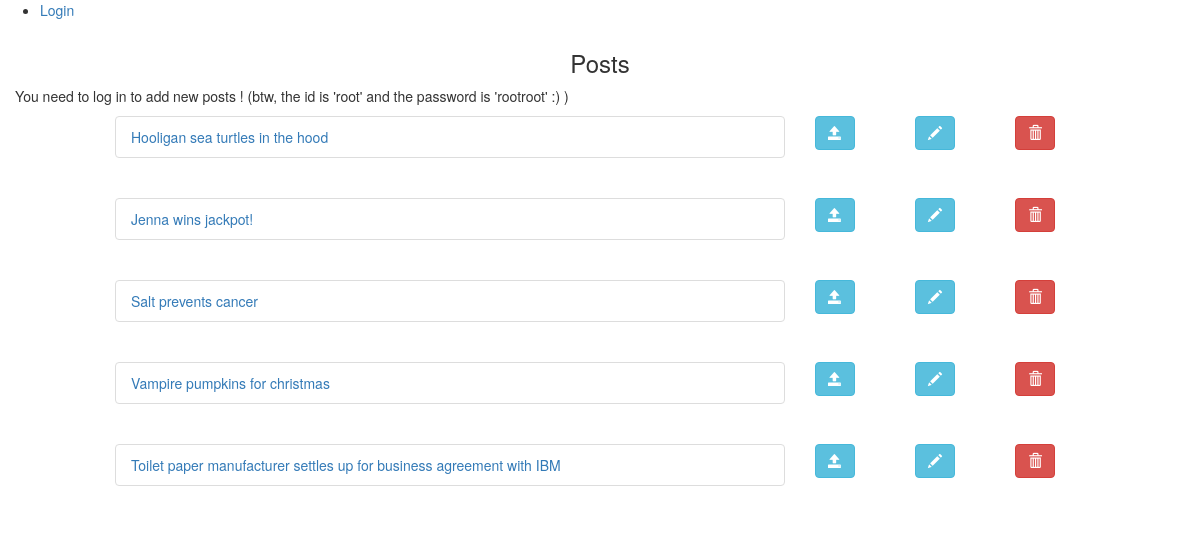
The page / on the database its author committed.
### Crud_tp/models.py (models this page shows, shortened)
class Post(models.Model):
    title = models.CharField(max_length=120, help_text='title of message.')
    message = models.TextField(help_text="what's on your mind ...")

### Crud_tp/views.py (the view)
# urls.py: path('', views.IndexView.as_view(), name='index'),
class IndexView(ListView):
 template_name='Crud_tp/index.html'
 context_object_name = 'post_list'
 def get_queryset(self):
  return Post.objects.all()

### Crud_tp/templates/Crud_tp/index.html (shortened to what this page needs)
{% extends 'Crud_tp/base.html' %}
{% block content %}
<div class="container-fluid">
 <div class="row">
  <div class="col-md-1 col-xs-1 col-sm-1"></div>
   <div  class="col-md-10 col-xs-10 col-sm-10">
    <h3 class="round3" style="text-align:center;">Posts</h3>
  </div>
  <div class="col-md-1 col-xs-1 col-sm-1"></div>
 </div>
  {% if user.is_authenticated %}
    <div class="row">
     <div class="col-md-10 col-xs-10 col-sm-10">
      <p> Welcome <bold> {{ user.get_username }} </bold> ! </br>
           => CREATE A POST : Feel free to add new fabulous posts by clicking on the green button :) </br>
           => READ A POST : Click on the title of the post to read a post </br>
           => EDIT A POST : Click on the pen icon to edit a post</br>
           => DELETE A POST : Click on the red garbage icon to delete a post</br></br></br>
        <em> => This website was brought to you by : an angsty student, a handy tutorial and some mozilla documentation</em>
      </p>
     </div>
     <div class="col-md-2 col-xs-1 col-sm-1">
      <br/>
               <a href="{% url 'post' %}">
                 <button type="button" class="btn btn-success">
                   <span class="glyphicon glyphicon-plus"></span>
                 </button>
               </a>
     </div>
    </div>
    <br/>
    {% else %}
     <div class="row">
        <div class="col-md-10  col-xs-10 col-sm-10">
          <p>You need to log in to add new posts ! (btw, the id is 'root' and the password is 'rootroot' :) )</p>
        </div>
     </div>
   {% endif %}
 {% for post in post_list %}
  <div class="row">
   <div class="col-md-1 col-xs-1 col-sm-1"></div>
   <div class="col-md-7 col-xs-7 col-sm-7">
    <ul class="list-group">
       <li class="list-group-item ">
     <a href="{% url 'detail' post.pk %}">{{ post.title }}</a>
    </li>
     </ul>
    <br>
   </div>
   <div class="col-md-1 col-xs-1 col-sm-1">
    <a href="{% url 'detail' post.pk %}">
     <button type="button" class="btn btn-info">
      <span class="glyphicon glyphicon-open"></span>
     </button>
    </a>
   </div>
   <div class="col-md-1">
    <a href="{% url 'edit' post.pk %}">
     <button type="button" class="btn btn-info">
      <span class="glyphicon glyphicon-pencil"></span>
     </button>
    </a>
   </div>
   <div class="col-md-1">
    <a href="{% url 'delete' post.pk %}">
     <button type="button" class="btn btn-danger">
      <span class="glyphicon glyphicon-trash"></span>
     </button>
    </a>
   </div>
   <div class="col-md-1 col-xs-1 col-sm-1"></div>
  </div>
 {% endfor %}
</div>
{% endblock %}

### rows shown on the page
Post: title "Hooligan sea turtles in the hood"
Post: title "Jenna wins jackpot!"
Post: title "Salt prevents cancer"
Post: title "Vampire pumpkins for christmas"
Post: title "Toilet paper manufacturer settles up for business agreement with IBM"
